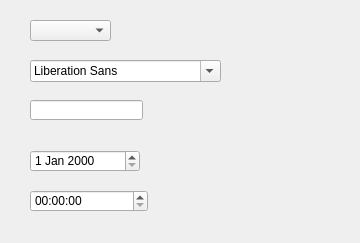
<?xml version="1.0" encoding="UTF-8"?>
<ui version="4.0">
 <class>Form</class>
 <widget class="QWidget" name="Form">
  <property name="geometry">
   <rect>
    <x>0</x>
    <y>0</y>
    <width>360</width>
    <height>243</height>
   </rect>
  </property>
  <property name="windowTitle">
   <string>Form</string>
  </property>
  <widget class="QComboBox" name="comboBox">
   <property name="geometry">
    <rect>
     <x>30</x>
     <y>20</y>
     <width>81</width>
     <height>21</height>
    </rect>
   </property>
  </widget>
  <widget class="QFontComboBox" name="fontComboBox">
   <property name="geometry">
    <rect>
     <x>30</x>
     <y>60</y>
     <width>191</width>
     <height>22</height>
    </rect>
   </property>
  </widget>
  <widget class="QLineEdit" name="lineEdit">
   <property name="geometry">
    <rect>
     <x>30</x>
     <y>100</y>
     <width>113</width>
     <height>20</height>
    </rect>
   </property>
  </widget>
  <widget class="QTimeEdit" name="timeEdit">
   <property name="geometry">
    <rect>
     <x>30</x>
     <y>190</y>
     <width>118</width>
     <height>22</height>
    </rect>
   </property>
  </widget>
  <widget class="QDateEdit" name="dateEdit">
   <property name="geometry">
    <rect>
     <x>30</x>
     <y>150</y>
     <width>110</width>
     <height>22</height>
    </rect>
   </property>
  </widget>
 </widget>
 <resources/>
 <connections/>
</ui>
